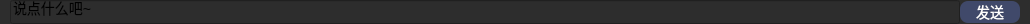
<?xml version="1.0" encoding="UTF-8"?>
<ui version="4.0">
 <class>BulletEdit</class>
 <widget class="QWidget" name="BulletEdit">
  <property name="geometry">
   <rect>
    <x>0</x>
    <y>0</y>
    <width>1030</width>
    <height>23</height>
   </rect>
  </property>
  <property name="windowTitle">
   <string>Form</string>
  </property>
  <layout class="QHBoxLayout" name="horizontalLayout">
   <property name="spacing">
    <number>0</number>
   </property>
   <property name="leftMargin">
    <number>0</number>
   </property>
   <property name="topMargin">
    <number>0</number>
   </property>
   <property name="rightMargin">
    <number>0</number>
   </property>
   <property name="bottomMargin">
    <number>0</number>
   </property>
   <item>
    <widget class="QWidget" name="BulletEditBox" native="true">
     <property name="styleSheet">
      <string notr="true">background-color:rgb(45,45,45);</string>
     </property>
     <layout class="QHBoxLayout" name="horizontalLayout_2">
      <property name="spacing">
       <number>0</number>
      </property>
      <property name="leftMargin">
       <number>10</number>
      </property>
      <property name="topMargin">
       <number>0</number>
      </property>
      <property name="rightMargin">
       <number>10</number>
      </property>
      <property name="bottomMargin">
       <number>0</number>
      </property>
      <item>
       <widget class="QLineEdit" name="bulletTextEdit">
        <property name="styleSheet">
         <string notr="true">#bulletTextEdit{

	font-family: ‘微软雅黑’;
	font-size: 14px;


}</string>
        </property>
        <property name="text">
         <string>说点什么吧~</string>
        </property>
       </widget>
      </item>
      <item>
       <widget class="QPushButton" name="sendBtn">
        <property name="minimumSize">
         <size>
          <width>60</width>
          <height>22</height>
         </size>
        </property>
        <property name="maximumSize">
         <size>
          <width>60</width>
          <height>22</height>
         </size>
        </property>
        <property name="styleSheet">
         <string notr="true">#sendBtn{
	background-color:rgb(64, 73, 106);
	border: none;
	color:#FFFFFF;
	border-radius: 8px;
	font-size: 14px;
	font-family: '微软雅黑';
}
#sendBtn:hover{
	
	background-color:rgb(170, 255, 208);
}</string>
        </property>
        <property name="text">
         <string>发送</string>
        </property>
       </widget>
      </item>
     </layout>
    </widget>
   </item>
  </layout>
 </widget>
 <resources/>
 <connections/>
</ui>
